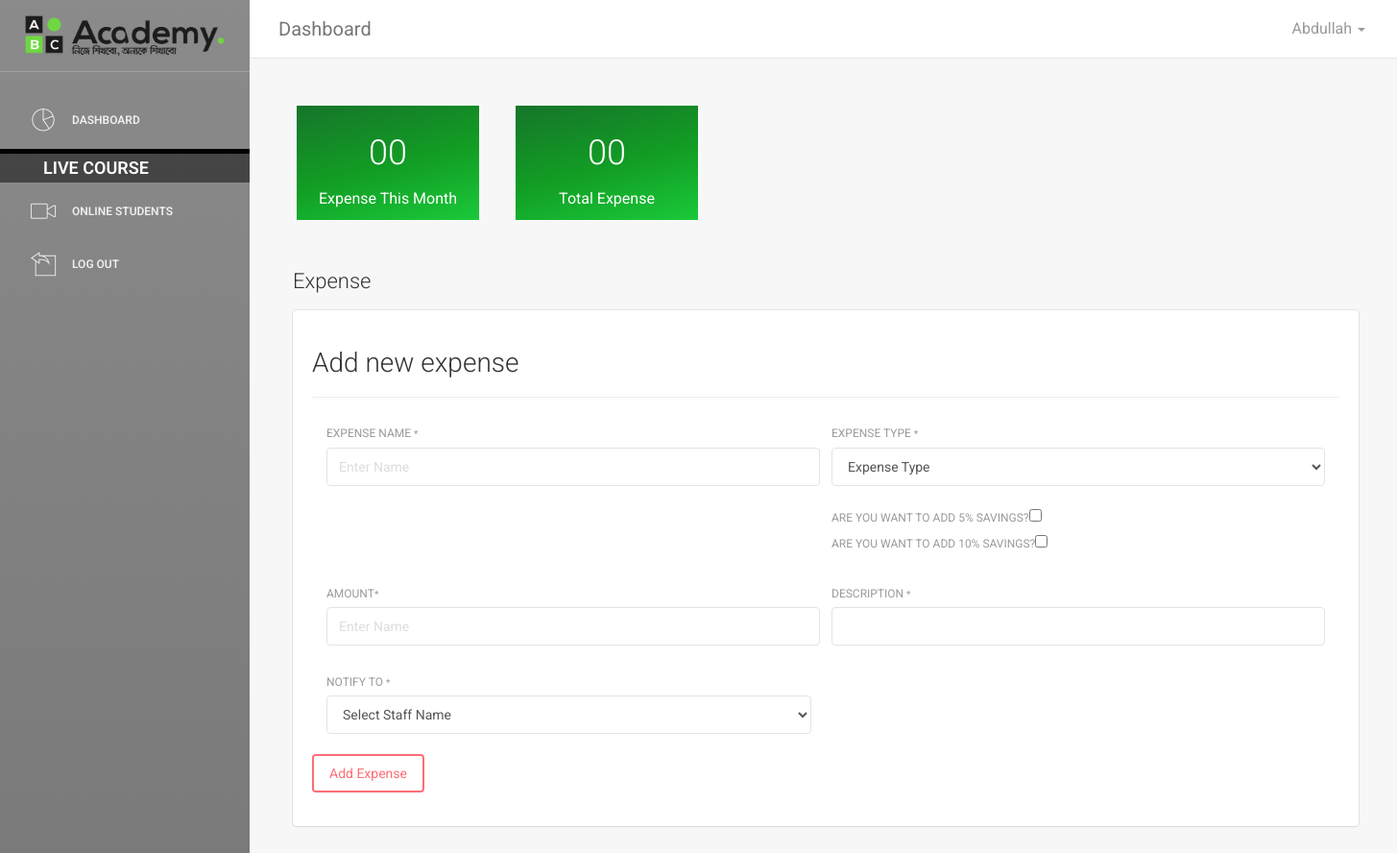
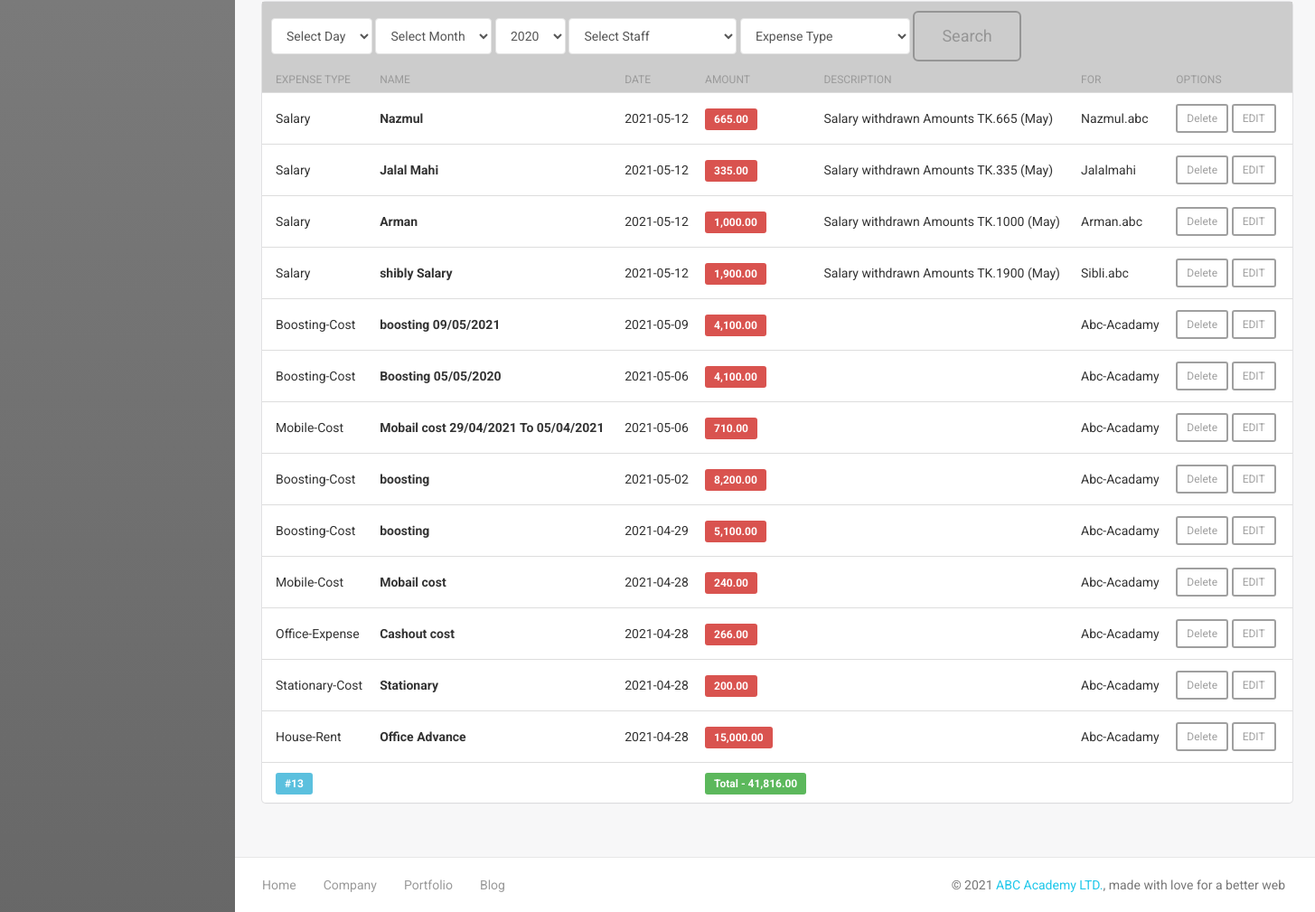
Screenshot of /online-academy/admin/add-expense.php (signed in) with the database file from the repository (2 pictures, top to bottom).
### tables this page shows
CREATE TABLE `staff` (
  `stf_user_id` int(11) NOT NULL,
  `stf_id` varchar(20) NOT NULL,
  `stf_name` text DEFAULT NULL,
  `stf_pass` text DEFAULT NULL,
  `stf_type` int(11) DEFAULT NULL,
  `stf_phone` text DEFAULT NULL,
  `stf_email` text DEFAULT NULL,
  `stf_sex` int(11) DEFAULT NULL,
  `stf_joining_date` text DEFAULT NULL,
  `stf_facebook` text DEFAULT NULL,
  `stf_desiganation` text DEFAULT NULL,
  `stf_online_offline` int(11) NOT NULL,
  `stf_address` text DEFAULT NULL,
  `stf_notes` text DEFAULT NULL,
  `stf_discription` varchar(500) DEFAULT NULL,
  `stf_photo` text DEFAULT NULL
);

CREATE TABLE `expenses` (
  `ex_id` int(11) NOT NULL,
  `ex_name` text DEFAULT NULL,
  `ex_amount` text DEFAULT NULL,
  `ex_type` text DEFAULT NULL,
  `ex_date` text DEFAULT NULL,
  `ex_day` text DEFAULT NULL,
  `ex_month` text DEFAULT NULL,
  `ex_year` text DEFAULT NULL,
  `ex_description` text DEFAULT NULL,
  `ex_save` int(11) DEFAULT NULL,
  `ex_for` text DEFAULT NULL
);

### online-academy/connection.inc.php (called while the page is built, shortened)
<?php
$servername = "localhost";
$username = "abcacademy_usr";
$password = "=*QD@v8!+,Ln";
$dbname = "abcacademy_abcdb";
$con = mysqli_connect($servername, $username, $password, $dbname);
$con->set_charset('utf8');
$site_link = 'https://www.abcacademy.net';
	 if(isset($_SESSION['abca_sa_signed_in']) AND $_SESSION['abca_sa_signed_in'] == true)
	{
	$queryv = mysqli_query($con,"SELECT * FROM staff  inner join
	desiganation
	on
	staff.stf_desiganation = desiganation.d_id where stf_id = '{$_SESSION['abca_sa_user_id']}'");
	while ($rowc = mysqli_fetch_array($queryv)) {
	$di_stf_name = $rowc['stf_name'];
	}
	}
?>

### online-academy/admin/add-expense.php (the view, shortened to what this page needs)
<?php include('header.php') ?>
<div class="content">
   <div class="container">
    <div class="row">
                   <div class="col-md-2 stat_box bg_green">
					<h2>00</h2>
					<p>Expense This Month</P>
					    </div>
				 <div class="col-md-2 stat_box bg_green">
					<h2>00</h2>
					<p>Total Expense</P>
					    </div>
	</div>
      <div class="row">
         <div class="col-sm-9 " style="margin:0 auto;">
            <div class="page-title-box">
               <h4 class="page-title">Expense</h4>
            </div>
         </div>
      </div>
         <div class="row">
                   <div class="col-md-12" style="margin:0 auto;">
                        <div class="card" style="padding:20px">
                        <div class="card-body">
                 <div class="border-1px p-30 mb-0">
              <h3 class="text-theme-colored mt-0 pt-5">Add new expense</h3>
              <hr>
              <form id="job_apply_form" name="job_apply_form" action="" method="post" enctype="multipart/form-data">
                <div class="row">
                  <div class="col-sm-6">
                    <div class="form-group">
                      <label>Expense Name <small>*</small></label>
                      <input name="Expense_Name" type="text" placeholder="Enter Name" required="" class="form-control" aria-required="true">
                    </div>
                  </div>
                  <div class="col-sm-6">
                   <div class="form-group">
                      <label>Expense Type <small>*</small></label>
                      <select name="Expense_Type" class="form-control required" aria-required="true" required>
                        <option value="">Expense Type</option>
                      </select>
					  <br>
					  <label>Are you want to add 5% Savings?</label><input name="savings_p_5" type="checkbox" /><br>
					  <label>Are you want to add 10% Savings?</label><input name="savings_p_10" type="checkbox" />
                  </div>
                </div>
				</div>
				 <div class="row">
                  <div class="col-sm-6">
                    <div class="form-group">
                      <label>Amount<small>*</small></label>
                      <input name="Amount" type="text" placeholder="Enter Name" required="" class="form-control" aria-required="true">
                    </div>
                  </div>
                  <div class="col-sm-6">
                    <div class="form-group">
                      <label>Description <small>*</small></label>
                      <input name="Description" class="form-control required email" type="text" placeholder="" aria-required="true">
                    </div>
                  </div>
                </div>
                <div class="row">
                  <div class="col-sm-6">
                    <div class="form-group">
                      <label>Notify to <small>*</small></label>
                      <select name="Notify_to" class="form-control required" aria-required="true" required>
                        <option value="">Select Staff Name</option>
                      </select>
                    </div>
                  </div>
                </div>
                <div class="form-group">
                  <button type="submit" name="submitExpense" class="btn btn-danger" >Add Expense</button>
                </div>
              </form>
            </div>
               </div>
               </div>
               </div>
             </div>
      <div class="row">
         <div class="col-9" style="margin:0 auto;">
             <div class="card">
                        <div class="card-body">
                  <div data-example-id="simple-form-inline" class="bs-example mb-20">
	 <div class="row" style="background:#ccc; padding-top:10px; padding-left:10px;">
	 <form class="form-inline" method="post" name="searchfrm">
	 <div class="form-group">
	<select name="serch_day" class="form-control">
	<option value=""> Select Day</option>
	</select>
	<select name="serch_month" class="form-control">
	<option value=""> Select Month</option>
	</select>
	<select name="serch_year" class="form-control">
	<option value="2020"> 2020</option>
	</select>
	<select name="serch_staff" class="form-control">
	<?php
			echo '<option value="">Select Staff</option>';
					  ?>
	</select>
	<select name="serch_expn_type" class="form-control">
	<option value="">Expense Type</option>
	</select>
	 </div>
	 <input type="submit" name="Searchdate" class="btn btn-gray btn-transparent btn-theme-colored btn-lg btn-flat" value="Search">
	 </form>
	 </div>
     </div>
<div data-example-id="hoverable-table" class="bs-example">
                <table class="table table-hover">
                    <thead style="background:#ccc;">
                        <tr>
                            <th>Expense Type</th>
                            <th>Name</th>
                            <th>Date</th>
                            <th>Amount</th>
							 <th>Description</th>
							 <th>For</th>
							 <th>Options</th>
                        </tr>
                    </thead>
                    <tbody>
					<?php
					if(isset($_POST['serch_day']) AND $_POST['serch_day'] != ''){
				$serch_day_stmnt = "AND ex_day = '".$_POST['serch_day']."'";
				}else {$serch_day_stmnt = '';}
				if(isset($_POST['serch_month']) AND $_POST['serch_month'] != ''){
				$serch_month_stmnt = "AND ex_month = '".$_POST['serch_month']."'";
				}else {$serch_month_stmnt = '';}
				if(isset($_POST['serch_year']) AND $_POST['serch_year'] != ''){
				$serch_year_stmnt = "AND ex_year = '".$_POST['serch_year']."'";
				}else {$serch_year_stmnt = '';}
				if(isset($_POST['serch_expn_type']) AND $_POST['serch_expn_type'] != ''){
				$serch_expn_type_stmnt = "AND ex_type = '".$_POST['serch_expn_type']."'";
				}else {$serch_expn_type_stmnt = '';}
				if(isset($_POST['serch_staff']) AND $_POST['serch_staff'] != ''){
				$serch_staff_stmnt = "AND ex_for = '".$_POST['serch_staff']."'";
				}else {$serch_staff_stmnt = '';}
					$qurt = "SELECT * FROM expenses  WHERE ex_id != '0' {$serch_day_stmnt} {$serch_month_stmnt} {$serch_year_stmnt}  {$serch_expn_type_stmnt}  {$serch_staff_stmnt} order by ex_id DESC";
					$queryv = mysqli_query($np2con,$qurt);
					$cnt = 0;
					$amount = 0;
					while ($rowc = mysqli_fetch_array($queryv)) {
					echo '
					<tr>
                            <td>'.$rowc['ex_type'].'</td>
                            <th scope="row">'.$rowc['ex_name'].'</th>
						<td>'.substr($rowc['ex_date'], 0, -9).'</td>
                            <td><span class="label label-danger btn-sm">'.number_format($rowc['ex_amount'],2).'</span></span></td>
                           <td>'.$rowc['ex_description'].'</td>
							<td>'.$rowc['ex_for'].'</td>
                        <td>
						<a href="'.$site_link.'/dashboard/add-expense.php?dl='.$rowc['ex_id'].'" class="btn btn-dark btn-transparent btn-theme-colored btn-sm" >Delete</a>
						<a href="'.$site_link.'/dashboard/add-expense.php" class="btn btn-dark btn-transparent btn-theme-colored btn-sm" >EDIT</a>
						 </td>
                         </tr>
					';
						$cnt++;
						$amount = $amount+$rowc['ex_amount'];
					}
					echo '
					<tr>
                            <td><span class="label label-info btn-sm">#'.$cnt.'</span></span></td>
                            <th scope="row"></th>
						<td></td>
                            <td><span class="label label-success btn-sm">Total - '.number_format($amount,2).'</span></span></td>
                           <td></td>
							<td></td>
                        <td></td>
                         </tr>
					';
					?>
                    </tbody>
                </table>
            </div>
               </div>
               </div>
			</div>
      </div>
   </div>
</div>
<?php include('footer.php') ?>

### online-academy/admin/header.php (shortened to what this page needs)
<?php
require '../connection.inc.php';
?>
<!doctype html>
<html lang="en">
<head>
    <link href="assets/css/bootstrap.min.css" rel="stylesheet" />
    <link href="custom.css" rel="stylesheet" />
    <link href="assets/css/animate.min.css" rel="stylesheet"/>
    <link href="assets/css/light-bootstrap-dashboard.css?v=1.4.0" rel="stylesheet"/>
    <link href="assets/css/demo.css" rel="stylesheet" />
    <link href="http://maxcdn.bootstrapcdn.com/font-awesome/4.2.0/css/font-awesome.min.css" rel="stylesheet">
    <link href="assets/css/pe-icon-7-stroke.css" rel="stylesheet" />
</head>
<body>
<div class="wrapper">
   <?php include('sidebar.php')?>
    <div class="main-panel">
        <nav class="navbar navbar-default navbar-fixed">
            <div class="container-fluid">
                <div class="navbar-header">
                    <a class="navbar-brand" href="#">Dashboard</a>
                </div>
                <div class="collapse navbar-collapse">
                    <ul class="nav navbar-nav navbar-right">
                        <li class="dropdown">
                              <a href="#" class="dropdown-toggle" data-toggle="dropdown">
                                    <p>
										<?php echo $di_stf_name ?>
										<b class="caret"></b>
									</p>
                              </a>
                        </li>
                    </ul>
                </div>
            </div>
        </nav>

### online-academy/admin/custom.css (style rules this page uses)
.stat_box { color: white; margin: 19px; text-align: center; }
.bg_green { background-color: #1ac93a; background-image: linear-gradient(346deg, #1ac93a 0%, #129e24 46%, #16752a 100%); }

### rows the page displays
staff: stf_name "Abdullah"
expenses: ex_type "Salary", ex_name "Nazmul", ex_date "2021-05-12", ex_amount "665.00", ex_description "Salary withdrawn Amounts TK.665 (May)", ex_for "Nazmul.abc"
expenses: ex_type "Salary", ex_name "Jalal Mahi", ex_date "2021-05-12", ex_amount "335.00", ex_description "Salary withdrawn Amounts TK.335 (May)", ex_for "Jalalmahi"
expenses: ex_type "Salary", ex_name "Arman", ex_date "2021-05-12", ex_amount "1,000.00", ex_description "Salary withdrawn Amounts TK.1000 (May)", ex_for "Arman.abc"
expenses: ex_type "Salary", ex_name "shibly Salary", ex_date "2021-05-12", ex_amount "1,900.00", ex_description "Salary withdrawn Amounts TK.1900 (May)", ex_for "Sibli.abc"
expenses: ex_type "Boosting-Cost", ex_name "boosting 09/05/2021", ex_date "2021-05-09", ex_amount "4,100.00", ex_for "Abc-Acadamy"
expenses: ex_type "Boosting-Cost", ex_name "Boosting 05/05/2020", ex_date "2021-05-06", ex_amount "4,100.00", ex_for "Abc-Acadamy"
expenses: ex_type "Mobile-Cost", ex_name "Mobail cost 29/04/2021 To 05/04/2021", ex_date "2021-05-06", ex_amount "710.00", ex_for "Abc-Acadamy"
expenses: ex_type "Boosting-Cost", ex_name "boosting", ex_date "2021-05-02", ex_amount "8,200.00", ex_for "Abc-Acadamy"
expenses: ex_type "Boosting-Cost", ex_name "boosting", ex_date "2021-04-29", ex_amount "5,100.00", ex_for "Abc-Acadamy"
expenses: ex_type "Mobile-Cost", ex_name "Mobail cost", ex_date "2021-04-28", ex_amount "240.00", ex_for "Abc-Acadamy"
expenses: ex_type "Office-Expense", ex_name "Cashout cost", ex_date "2021-04-28", ex_amount "266.00", ex_for "Abc-Acadamy"
expenses: ex_type "Stationary-Cost", ex_name "Stationary", ex_date "2021-04-28", ex_amount "200.00", ex_for "Abc-Acadamy"
expenses: ex_type "House-Rent", ex_name "Office Advance", ex_date "2021-04-28", ex_amount "15,000.00", ex_for "Abc-Acadamy"

### other values shown
$cnt "13"
$amount "41,816.00"
